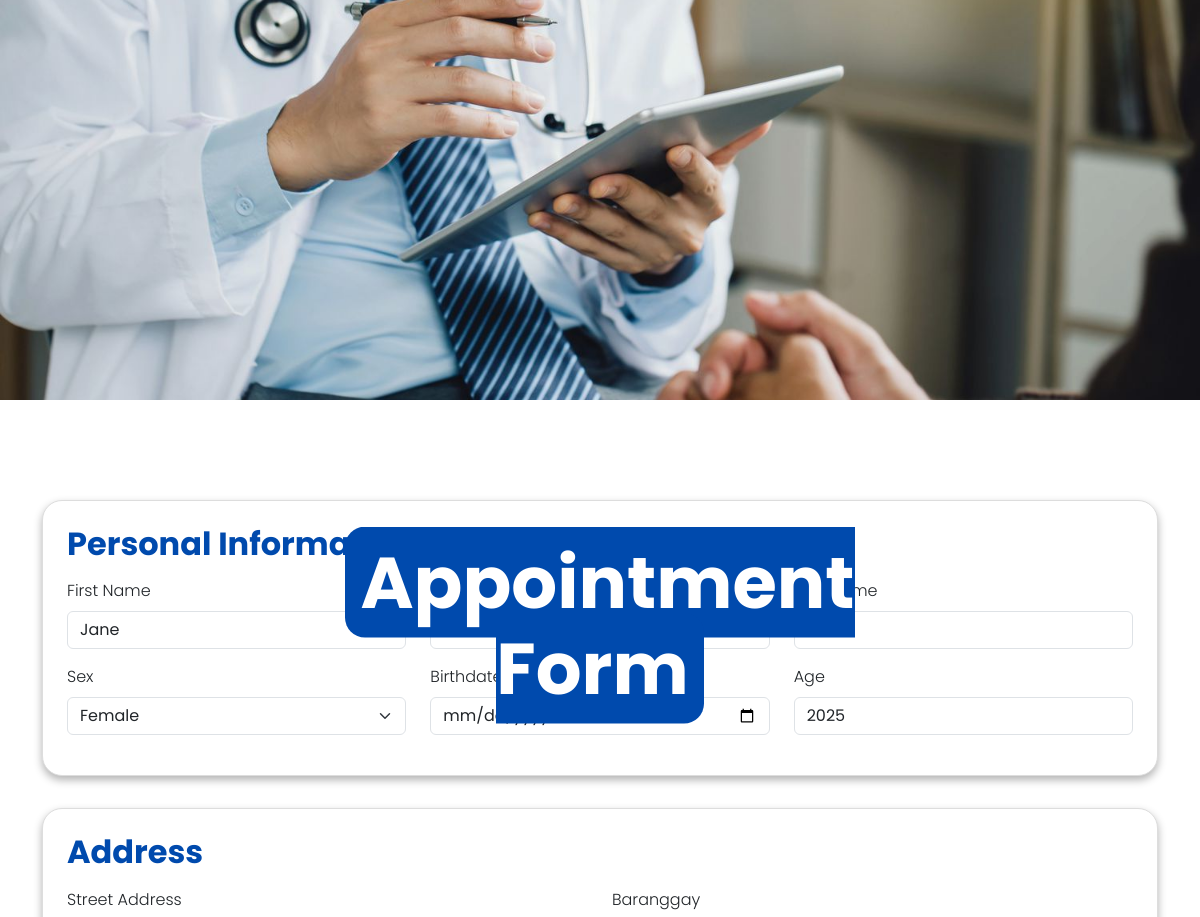
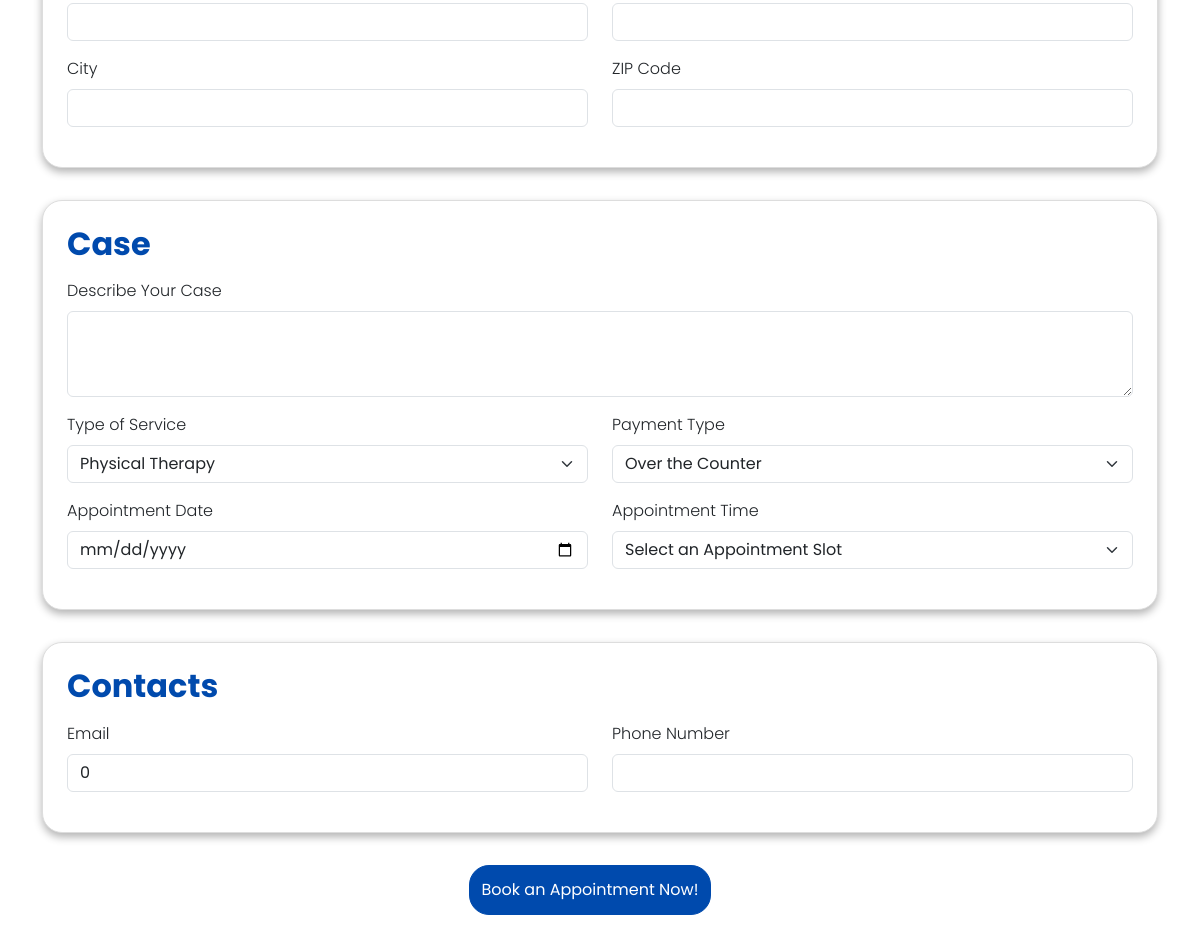
Page /practitioner/Appointment.php?id=1 on the committed database (2 pictures, top to bottom).
### tables this page shows
CREATE TABLE `appointments` (
  `id` int(11) NOT NULL,
  `user_id` int(11) NOT NULL,
  `practitioner_id` int(11) NOT NULL,
  `fname` varchar(128) NOT NULL,
  `mname` varchar(128) NOT NULL,
  `lname` varchar(128) NOT NULL,
  `sex` tinyint(1) NOT NULL COMMENT '1-male, 2-female',
  `bday` date NOT NULL,
  `address` varchar(255) NOT NULL,
  `barangay` varchar(128) NOT NULL,
  `city` varchar(128) NOT NULL,
  `zip` varchar(32) NOT NULL,
  `appointment_case` text NOT NULL,
  `service` tinyint(1) NOT NULL,
  `payment` tinyint(1) NOT NULL,
  `appointment_date` date NOT NULL,
  `appointment_time` time NOT NULL,
  `email` varchar(255) NOT NULL,
  `phone` varchar(128) NOT NULL,
  `status` tinyint(1) NOT NULL COMMENT '0-draft, 1-pending, 2-approved',
  `created_at` timestamp NOT NULL DEFAULT current_timestamp()
);

### backend/function.php (called while the page is built, shortened)
<?php
function getTableWhere($table, $column, $value){
    global $con;
    $table = mysqli_real_escape_string($con, $table);
    $column = mysqli_real_escape_string($con, $column);
    $value = mysqli_real_escape_string($con, $value);
    $query = "SELECT * FROM `$table` WHERE `$column` = $value ORDER BY created_at DESC";
    return $query_run = mysqli_query($con, $query);
}
?>

### practitioner/Appointment.php (the view, shortened to what this page needs)
<?php
require_once('../backend/function.php');
$status = 0;
if(isset($_GET['id'])){
    $drafts = getTableWhere('appointments', 'id', $_GET['id']);
    if($drafts->num_rows > 0):
        foreach($drafts as $draft):
            $status = $draft['status'];
            $fname = $draft['fname'];
            $lname = $draft['lname'];
            $sex = $draft['sex'];
            $age = (new DateTime($draft['bday']))->diff(new DateTime())->y;
            $address = $draft['address'];
            $barangay = $draft['barangay'];
            $city = $draft['city'];
            $zip = $draft['zip'];
            $appointment_case = $draft['appointment_case'];
            $service = $draft['service'];
            $payment = $draft['service'];
            $appointment_date = $draft['appointment_date'];
            $email = $draft['email'];
            $phone = $draft['phone'];
        endforeach;
    else:
        header("location: ./profile.php");
        exit;
    endif;
}
?>
<!DOCTYPE html>
<html lang="en">
<head>
    <link rel="stylesheet" href="https://cdnjs.cloudflare.com/ajax/libs/font-awesome/5.15.3/css/all.min.css" />
    <link href="https://cdn.jsdelivr.net/npm/bootstrap@5.3.3/dist/css/bootstrap.min.css" rel="stylesheet">
    <link rel="stylesheet" href="Appointment.css">
</head>
<body>
    <div class="banner-container">
        <img src="img/ClinicAppointment.jpg" alt="banner-container">
        <div class="banner-text">
            <h1><span class="bordered-blue">Appointment Form</span></h1>
        </div>
    </div>
    <div class="container mb-5">
        <form id="appointment-form">
            <div class="form-section">
                <h2 class="form-title">Personal Information</h2>
                <div class="row mb-3">
                    <div class="col-md-4">
                        <label for="firstName" class="form-label">First Name</label>
                        <input type="text" name="fname" class="form-control" id="firstName" value="<?= $fname ?? '' ?>" required <?= $status != 0 ? 'disabled' : ''?>>
                    </div>
                    <div class="col-md-4">
                        <label for="middleName" class="form-label">Middle Name</label>
                    </div>
                    <div class="col-md-4">
                        <label for="lastName" class="form-label">Last Name</label>
                        <input type="text" name="lname" class="form-control" id="lastName" value="<?= $lname ?? '' ?>" required <?= $status != 0 ? 'disabled' : ''?>>
                    </div>
                </div>
                <div class="row mb-3">
                    <div class="col-md-4">
                        <label for="sex" class="form-label">Sex</label>
                        <select class="form-select" id="sex" name="sex" required <?= $status != 0 ? 'disabled' : ''?>>
                            <option value="2" <?= isset($sex) && $sex == 2 ? 'selected' : '' ?>>Female</option>
                        </select>
                    </div>
                    <div class="col-md-4">
                        <label for="birthdate" class="form-label">Birthdate</label>
                    </div>
                    <div class="col-md-4">
                        <label for="age" class="form-label">Age</label>
                        <input type="number" class="form-control" id="age" value="<?= $age ?? '' ?>" readonly <?= $status != 0 ? 'disabled' : ''?>>
                    </div>
                </div>
            </div>
            <div class="form-section">
                <h2 class="form-title">Address</h2>
                <div class="row mb-3">
                    <div class="col-md-6">
                        <label for="streetAddress" class="form-label">Street Address</label>
                        <input type="text" name="address" class="form-control" id="streetAddress" value="<?= $address ?? '' ?>" required <?= $status != 0 ? 'disabled' : ''?>>
                    </div>
                    <div class="col-md-6">
                        <label for="barangay" class="form-label">Baranggay</label>
                        <input type="text" name="barangay" class="form-control" id="barangay" value="<?= $barangay ?? '' ?>" required <?= $status != 0 ? 'disabled' : ''?>>
                    </div>
                </div>
                <div class="row mb-3">
                    <div class="col-md-6">
                        <label for="city" class="form-label">City</label>
                        <input type="text" name="city" class="form-control" id="city" value="<?= $city ?? '' ?>" required <?= $status != 0 ? 'disabled' : ''?>>
                    </div>
                    <div class="col-md-6">
                        <label for="zipCode" class="form-label">ZIP Code</label>
                        <input type="text" name="zip" class="form-control" id="zipCode" value="<?= $zip ?? '' ?>" required <?= $status != 0 ? 'disabled' : ''?>>
                    </div>
                </div>
            </div>
            <div class="form-section">
                <h2 class="form-title">Case</h2>
                <div class="mb-3">
                    <label for="caseDescription" class="form-label">Describe Your Case</label>
                    <textarea name="appointment_case" class="form-control" id="caseDescription" rows="3" required <?= $status != 0 ? 'disabled' : ''?>><?= $appointment_case ?? '' ?></textarea>
                </div>
                <div class="row mb-3">
                    <div class="col-md-6">
                        <label for="serviceType" class="form-label">Type of Service</label>
                        <select name="service" class="form-select" id="serviceType" required <?= $status != 0 ? 'disabled' : ''?>>
                            <option value="0" <?= isset($service) && $service == 0 ? 'selected' : '' ?>>Physical Therapy</option>
                        </select>
                    </div>
                    <div class="col-md-6">
                        <label for="paymentType" class="form-label">Payment Type</label>
                        <select name="payment" class="form-select" id="paymentType" required <?= $status != 0 ? 'disabled' : ''?>>
                            <option value="0" <?= isset($payment) && $payment == 0 ? 'selected' : '' ?>>Over the Counter</option>
                        </select>
                    </div>
                </div>
                <div class="row mb-3">
                    <div class="col-md-6">
                        <label for="appointmentDate" class="form-label">Appointment Date</label>
                        <input type="date" name="appointment_date" class="form-control" id="appointmentDate" value="<?= $appointment_date ?? '' ?>" required <?= $status != 0 ? 'disabled' : ''?>>
                    </div>
                    <div class="col-md-6">
                        <label for="appointmentTime" class="form-label">Appointment Time</label>
                        <select class="form-select" name="appointment_time" id="appointmentTime" required <?= $status != 0 ? 'disabled' : ''?>>
                            <option value="">Select an Appointment Slot</option>
                        </select>
                    </div>
                </div>
            </div>
            <div class="form-section">
                <h2 class="form-title">Contacts</h2>
                <div class="row mb-3">
                    <div class="col-md-6">
                        <label for="email" class="form-label">Email</label>
                        <input type="email" name="email" class="form-control" id="email" value="<?= $email ?? '' ?>" required <?= $status != 0 ? 'disabled' : ''?>>
                    </div>
                    <div class="col-md-6">
                        <label for="phoneNumber" class="form-label">Phone Number</label>
                        <input type="text" name="phone" class="form-control" id="phoneNumber" value="<?= $phone ?? '' ?>" required <?= $status != 0 ? 'disabled' : ''?>>
                    </div>
                </div>
            </div>
            <?php if($status == 0): ?>
            <div class="button-container">
                  <button type="button" class="btn btn-primary add-btn" data-status="1">Book an Appointment Now!</button>
              </div>
            <?php endif; ?>
        </form>
    </div>
</body>
</html>

### practitioner/Appointment.css (style rules this page uses)
body { font-family: "Poppins", sans-serif; font-weight: 300; font-style: normal; }
.banner-container { width: 100%; height: 50vh; display: flex; justify-content: center; align-items: center; overflow: hidden; }
.banner-container img { width: 100%; height: 100%; object-fit: cover; }
.banner-text { position: absolute; top: 33.5%; left: 50%; transform: translate(-50%, -50%); color: white; text-align: center; padding: 20px; }
.banner-text h1 { font-size: 72px; }
.bordered-blue { color: white; background-color: #004aad; font-weight: 700; padding: 5px; border-radius: 20px; padding-left: 15px; padding-right: 15px; }
.container { margin-top: 100px; }
.form-section { margin-bottom: 2rem; padding: 1.5rem; border: 1px solid #ddd; border-radius: 20px; background-color: #fff; box-shadow: 0px 4px 8px rgba(0.3,0.3,0.3,0.3); }
.form-title { margin-bottom: 1rem; font-weight: bold; color: #004aad; }
.btn-primary { background-color: #004AAD; border-color: #004AAD; border-radius: 20px; height: 50px; }

### rows in the picture
appointments: fname "Jane", sex "Female", bday "2025", service "Physical Therapy", payment "Over the Counter", email "0"
